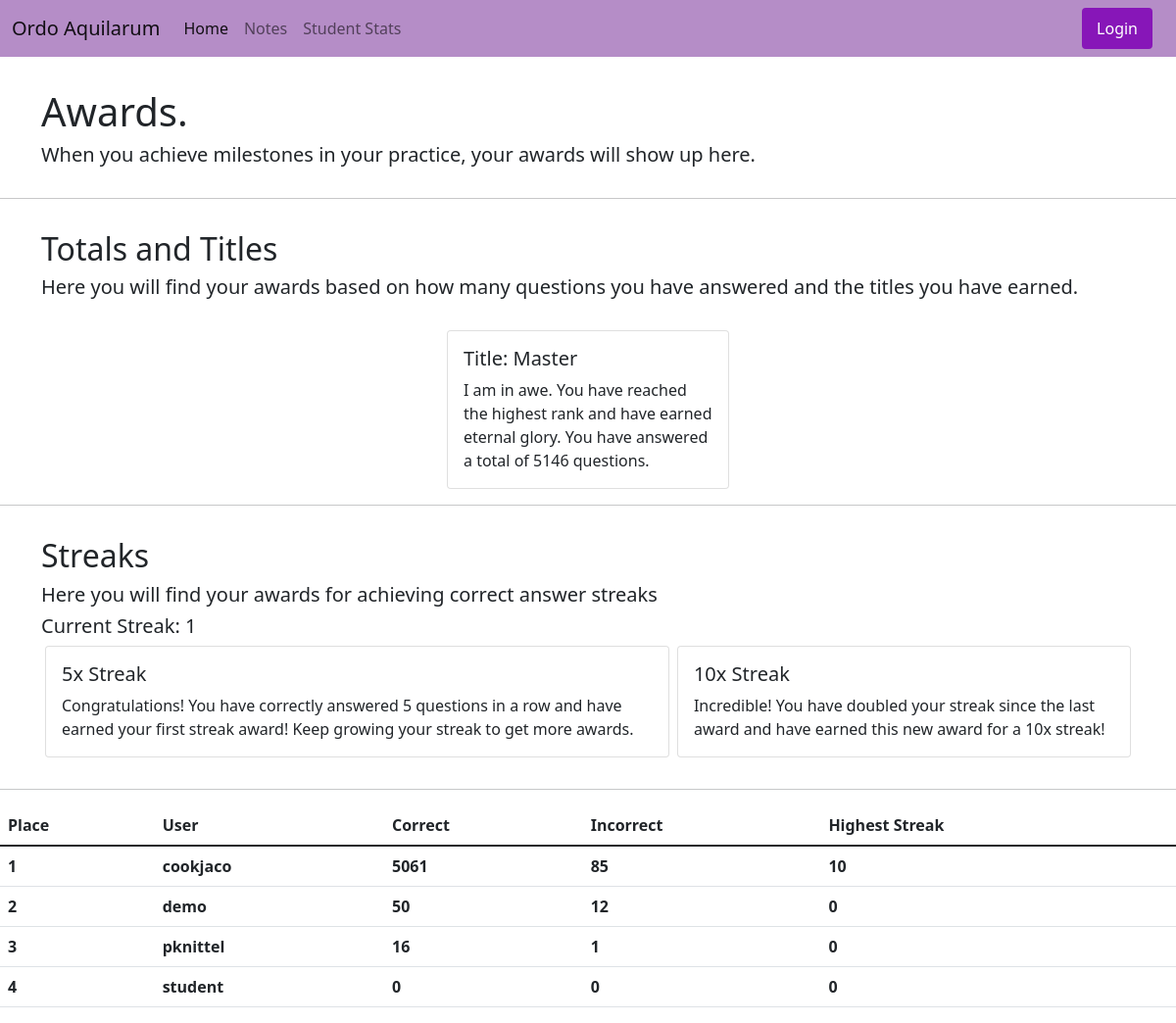
The app's page /awards (signed in), older data.
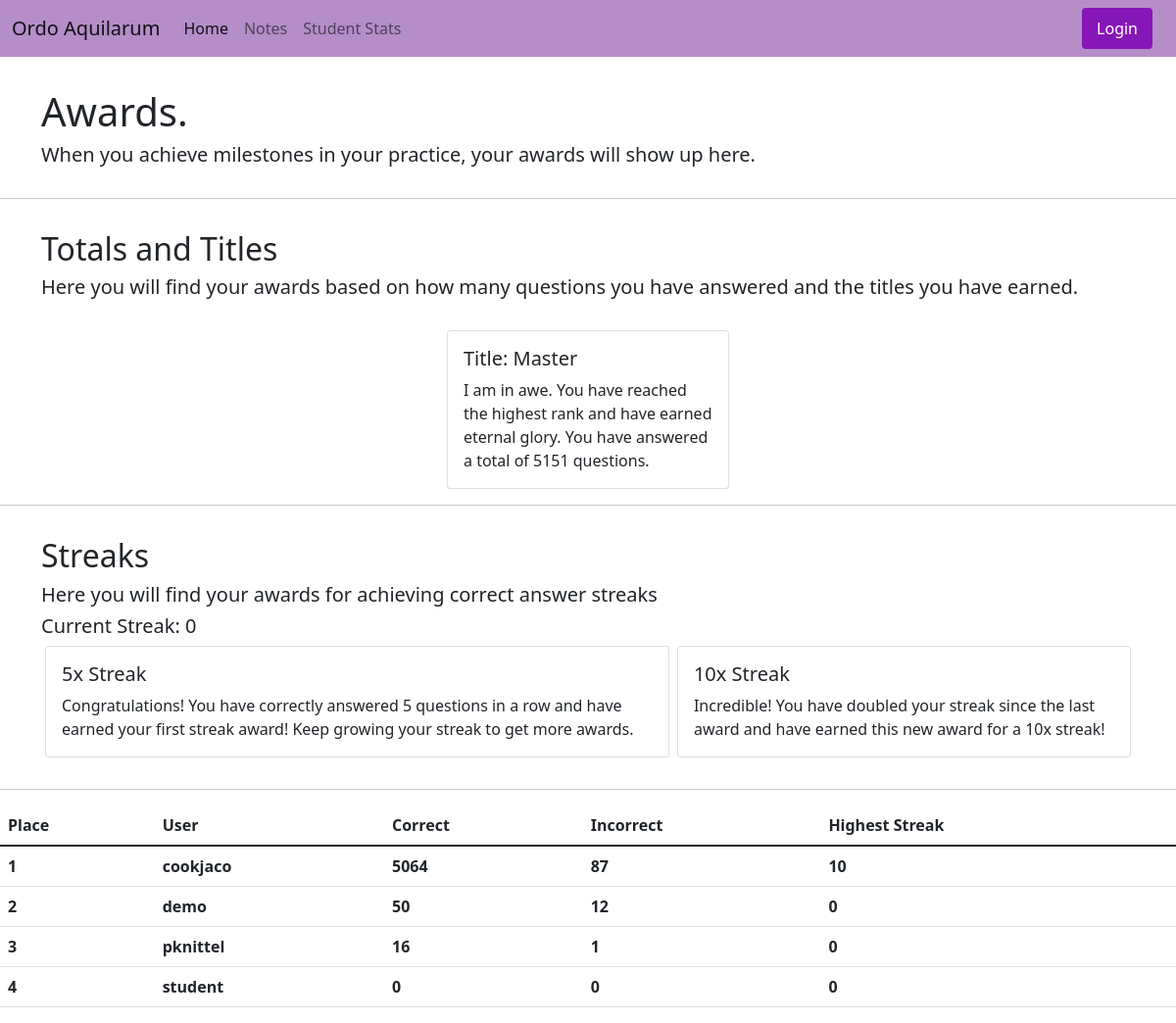
The same page, newer data.
### user_app/models.py (models this page shows, shortened)
class CustomUser(models.Model):
  user = models.OneToOneField(User, on_delete=models.CASCADE)
  correct = models.IntegerField(default=0)
  incorrect = models.IntegerField(default=0)
  points = models.IntegerField(default=0)
  first_bon_incor = models.IntegerField(default=0)
  second_bon_incor = models.IntegerField(default=0)
  third_bon_incor = models.IntegerField(default=0)
  fourth_bon_incor = models.IntegerField(default=0)
  fifth_bon_incor = models.IntegerField(default=0)
  first_tris_incor = models.IntegerField(default=0)
  second_tris_incor = models.IntegerField(default=0)
  third_tris_incor = models.IntegerField(default=0)
  fourth_tris_incor = models.IntegerField(default=0)
  fifth_tris_incor = models.IntegerField(default=0)
  previous_question = models.ForeignKey(Question, on_delete=models.CASCADE, default=1)
  streak = models.IntegerField(default=0)
  highest_streak = models.IntegerField(default=0)
  class Meta:
    permissions = [("check_students", "Can view student stats")]

### user_app/views.py (the view)
# urls.py: path("awards", views.awards, name="awards")
@login_required
def awards(request):
  user = request.user
  actual = CustomUser.objects.get(user=user)
  total = actual.correct + actual.incorrect
  if total < 100:
    title = "Novice"
  elif total in range(100,999):
    title = "Intermediate"
  elif total in range (1000,4999):
    title = "Advanced"
  elif total >= 5000:
    title = "Master"
  ordered = CustomUser.objects.order_by("-correct")
  return render(request, "user_app/awards.html", { 'title': title, 'total': total, 'user': actual, 'list': ordered})

### user_app/templates/user_app/awards.html (shortened to what this page needs)
{% extends 'base.html' %}
{% block content %}
<nav class="navbar navbar-light navbar-expand-lg" style="background-color: #b58dc7;">
  <div class="container-fluid">
    <a class="navbar-brand" href="{% url 'index' %}">Ordo Aquilarum</a>
    <div class="collapse navbar-collapse" id="navbarNav">
      <ul class="navbar-nav">
        <li class="nav-item">
          <a class="nav-link active" aria-current="page" href="{% url 'index' %}">Home</a>
        </li>
        <li class="nav-item">
          <a class="nav-link" href="{% url 'notes' %}">Notes</a>
        </li>
        {% if perms.user_app.check_students %}
        <li class="nav-item">
          <a class="nav-link" href="{% url 'student_stats' %}">Student Stats</a>
        </li>
        {% endif %}
      </ul>
      <ul class="navbar-nav ms-auto">
        <form class="container-fluid justify-content-start">
    {% if not user.is_authenticated %}
    <a class="btn btn-primary" roll="button" href="{% url 'login' %}">Login</a>
    {% else %}
    <a class="btn btn-primary" roll="button" href="{% url 'log_out' %}">Logout</a>
    {% endif %}
        </form>
      </ul>
    </div>
  </div>
</nav>
<div class="container">
  <h1>Awards.</h1>
  <h5>When you achieve milestones in your practice, your awards will show up here.</h5>
</div>
<hr>
<div class="container">
  <h2>Totals and Titles</h2>
  <h5>Here you will find your awards based on how many questions you have answered and the titles you have earned.</h5>
</div>
<div class="d-flex justify-content-center">
  <div class="card card-special" style="width: 18rem;">
    <div class="card-body ">
      <h5 class="card-title">Title: {{title}}</h5>
      {% if title == "Novice" %}
      <p class="card-text">Everyone needs to start somewhere and you have already started your journey. You have answered a total of {{total}} questions.</p>
      {% elif title == "Intermediate" %}
      <p class="card-text">Wow you have made some serious progress! If each question you answered was a mile long, it would be almost twice the length of the Tiber river. You have answered a total of {{total}} questions.</p>
      {% elif title == "Advanced" %}
      <p class="card-text">Wowee that's a lot of questions you have answered. If each question you answered was a mile long, it would be longer than the Rhine river! You have answered a total of {{total}} questions.</p>
      {% elif title == "Master" %}
      <p class="card-text">I am in awe. You have reached the highest rank and have earned eternal glory. You have answered a total of {{total}} questions.</p>
      {% endif %}
    </div>
  </div>
</div>
<hr>
<div class="container">
  <h2>Streaks</h2>
  <h5>Here you will find your awards for achieving correct answer streaks</h5>
  <h5>Current Streak: {{user.streak}}</h5>
  <div class="d-flex justify-content-center">
  {% if user.highest_streak >= 5 %}
  <div class="card card-special">
    <div class="card-body ">
      <h5 class="card-title">5x Streak</h5>
      <p class="card-text">Congratulations! You have correctly answered 5 questions in a row and have earned your first streak award! Keep growing your streak to get more awards. </p>
    </div>
  </div>
  {% endif %}
  {% if user.highest_streak >= 10 %}
  <div class="card card-special">
    <div class="card-body ">
      <h5 class="card-title">10x Streak</h5>
      <p class="card-text">Incredible! You have doubled your streak since the last award and have earned this new award for a 10x streak!</p>
    </div>
  </div>
  {% endif %}
  </div>
</div>
<hr>
<table class="table">
  <thead>
    <tr>
      <th scope="col">Place</th>
      <th scope="col">User</th>
      <th scope="col">Correct</th>
      <th scope="col">Incorrect</th>
      <th scope="col">Highest Streak</th>
    </tr>
  </thead>
  <tbody>
  {% for user in list %}
  <tr>
    <th scope="row">{{forloop.counter}}</th>
    <th>{{user.user}}</th>
    <th>{{user.correct}}</th>
    <th>{{user.incorrect}}</th>
    <th>{{user.highest_streak}}</th>
  </tr>
  {% endfor %}
  </tbody>
</table>
{% endblock %}

Row changes from the older to the newer data that the page shows:
changed CustomUser "cookjaco": streak "1" → "0"; correct "5061" → "5064"; incorrect "85" → "87"
Text that changed along with them:
{{ total }}: "5146" → "5151"
